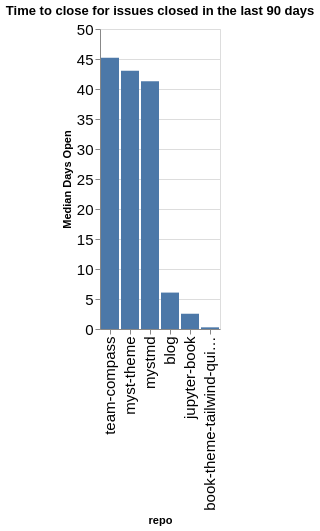

Write notebook code for a chart like this one.
### Code cell
time_open = closed.groupby(['org', 'repo']).agg({'time_open': 'median'}).reset_index()
time_open['time_open'] = time_open['time_open'] / (60 * 60 * 24)
time_open['org/repo'] = time_open.apply(lambda a: a['org'] + '/' + a['repo'], axis=1)
sorted_vals = time_open.sort_values(['org', 'time_open'], ascending=False)['repo'].values
alt.Chart(data=time_open, title=f"Time to close for issues closed in the last {n_days} days").mark_bar().encode(
    x=alt.X('repo', sort=alt.Sort(sorted_vals.tolist())),
    y=alt.Y('time_open', title="Median Days Open"),
)

### Figure 1 — Vega-Lite specification as saved in the notebook (floating-point values rounded to 4 significant figures)
{"config": {"axisLeft": {"labelFontSize": 15}, "axisBottom": {"labelFontSize": 15}}, "data": {"name": "data-6ef4dcbaf9a40f10164a8fbd826a262c"}, "mark": {"type": "bar"}, "encoding": {"x": {"field": "repo", "sort": ["team-compass", "myst-theme", "mystmd", "blog", "jupyter-book", "book-theme-tailwind-quickstart"], "type": "nominal"}, "y": {"field": "time_open", "title": "Median Days Open", "type": "quantitative"}}, "title": "Time to close for issues closed in the last 90 days", "$schema": "https://vega.github.io/schema/vega-lite/v5.20.1.json", "datasets": {"data-6ef4dcbaf9a40f10164a8fbd826a262c": [{"org": "jupyter-book", "repo": "blog", "time_open": 6.07, "org/repo": "jupyter-book/blog"}, {"org": "jupyter-book", "repo": "book-theme-tailwind-quickstart", "time_open": 0.2781, "org/repo": "jupyter-book/book-theme-tailwind-quickstart"}, {"org": "jupyter-book", "repo": "jupyter-book", "time_open": 2.543, "org/repo": "jupyter-book/jupyter-book"}, {"org": "jupyter-book", "repo": "myst-theme", "time_open": 43.05, "org/repo": "jupyter-book/myst-theme"}, {"org": "jupyter-book", "repo": "mystmd", "time_open": 41.31, "org/repo": "jupyter-book/mystmd"}, {"org": "jupyter-book", "repo": "team-compass", "time_open": 45.2, "org/repo": "jupyter-book/team-compass"}]}}
